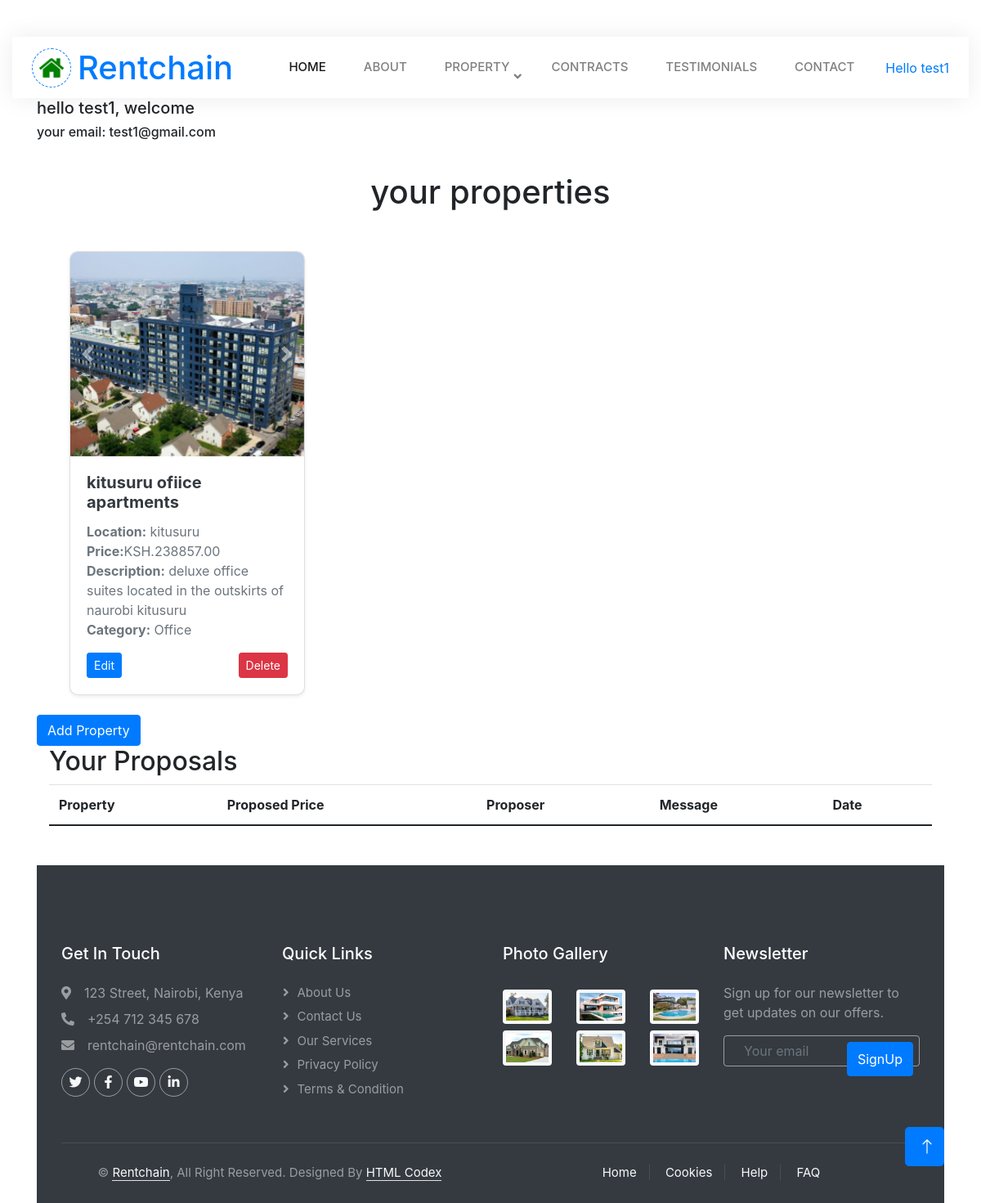
Page /landlord/dashboard/ (signed in) on the committed database.
### property_app/models.py (models this page shows, shortened)
class User(AbstractUser):
    ROLES = [
        ('client', 'Client'),
        ('landlord', 'Landlord'),
        ('admin', 'Admin'),
    ]
    role = models.CharField(max_length=10, choices=ROLES, default='client')
    groups = models.ManyToManyField(
        Group,
        related_name="custom_user_groups",  # Specify a custom related_name
        blank=True,
    )
    user_permissions = models.ManyToManyField(
        Permission,
        related_name="custom_user_permissions",  # Specify a custom related_name
        blank=True,
    )

class PropertyImage(models.Model):
    property = models.ForeignKey(Property, on_delete=models.CASCADE, related_name='images')
    image = models.ImageField(upload_to='media/property_images')
    image_id = models.CharField(max_length=5)
    uploaded_at = models.DateTimeField(auto_now_add=True)

class Property(models.Model):
    landlord = models.ForeignKey(settings.AUTH_USER_MODEL, on_delete=models.CASCADE, related_name="properties")
    name = models.CharField(max_length=255, default='test')
    description = models.TextField(default='test')
    price = models.DecimalField(max_digits=10, decimal_places=2,default='123')
    location = models.CharField(max_length=255,default='test')
    created_at = models.DateTimeField(auto_now_add=True)
    number_of_units=models.IntegerField()
    size=models.IntegerField()
    baths=models.IntegerField()
    beds=models.IntegerField()
    lease_type=[
        ('rent','Rent'),
        ('sale','Sale'),
        ('lease','Lease')
    ]
    CATEGORY_CHOICES = [
        ('apartment', 'Apartment'),
        ('villa', 'Villa'),
        ('Home', 'home'),
        ('Office', 'office'),
        ('Garage', 'garage'),
    ]
    category = models.CharField(max_length=50, choices=CATEGORY_CHOICES, default='apartment')
    t_type= models.CharField(max_length=50,choices=lease_type,default='rent')

### property_app/views.py (the view, shortened to what this page needs)
# urls.py: path('landlord/dashboard/', LandlordDashboardView.as_view(), name='landlord_dashboard'),
@method_decorator(login_required, name='dispatch')
@method_decorator(role_required('landlord'), name='dispatch')
class LandlordDashboardView(View):
    def get(self, request, *args, **kwargs):
        if getattr(request.user, 'role', None) != 'landlord':
            return redirect('login')
        properties = Property.objects.filter(landlord=request.user)
        PropertyImageFormSet = modelformset_factory(PropertyImage, form=PropertyImageForm, extra=3)
        proposals = Proposal.objects.filter(property__in=properties).select_related('proposer', 'property')
        property_form = PropertyForm()
        image_formset = PropertyImageFormSet(queryset=PropertyImage.objects.none())
        return render(request, 'landlord_dashboard.html', {
            'properties': properties,
            'property_form': property_form,
            'image_formset': image_formset,
             'proposals':proposals,
        })

### property_app/templates/landlord_dashboard.html (shortened to what this page needs)
{% extends "base.html" %}
{% block content %}
<link href="//maxcdn.bootstrapcdn.com/bootstrap/4.1.1/css/bootstrap.min.css" rel="stylesheet" id="bootstrap-css">
<div class="container emp-profile">
                            <h5>
                            hello   {{request.user.username}}, welcome
                            </h5>
                            <h6>
                            your email:  {{ request.user.email}}
                            </h6>
<h1 style="text-align: center;margin-top:40px">your properties</h1>
{% if properties%}
<div class="wrapper">
    {%for p in properties%}
 <div class="card mb-4 shadow-sm">
    <div id="propertyCarousel{{ p.id }}" class="carousel slide" data-bs-ride="carousel">
        <div class="carousel-inner">
            {% for image in p.images.all %}
                <div class="carousel-item {% if forloop.first %}active{% endif %}">
                    <img src="{{ image.image.url }}" class="d-block w-100" alt="Property Image">
                </div>
            {% endfor %}
        </div>
        <button class="carousel-control-prev" type="button" data-bs-target="#propertyCarousel{{ property.id }}" data-bs-slide="prev">
            <span class="carousel-control-prev-icon" aria-hidden="true"></span>
        </button>
        <button class="carousel-control-next" type="button" data-bs-target="#propertyCarousel{{ property.id }}" data-bs-slide="next">
            <span class="carousel-control-next-icon" aria-hidden="true"></span>
        </button>
    </div>
    <div class="card-body">
        <h5 class="card-title">{{ p.name }}</h5>
        <p class="card-text">
            <strong>Location:</strong> {{ p.location }} <br>
            <strong>Price:</strong>KSH.{{ p.price }} <br>
            <strong>Description:</strong> {{ p.description }}<br>
            <strong>Category:</strong> {{ p.category }}
        </p>
        <div class="d-flex justify-content-between align-items-center">
            {% if p.id %}
    <a href="{% url 'property_edit' p.id %}" class="btn btn-primary btn-sm">Edit</a>
{% else %}
    <span class="text-muted">Edit not available</span>
{% endif %}
            {%if p.id%}
            <form action="{% url 'property_delete' p.id %}" method="POST" style="display:inline;">
                <button type="submit" class="btn btn-danger btn-sm">Delete</button>
            </form>
            {%else%}
            <span class="text-muted">Delete not available</span>
            {%endif%}
        </div>
    </div>
</div>
{% endfor %}
</div>
{%else%}
<P>NO PROPERTIES</P>
{% endif %}
<button class="btn btn-primary" type="button" data-bs-toggle="collapse" data-bs-target="#property-form-container">
    Add Property
</button>
<div class="container">
    <h2>Your Proposals</h2>
    <table class="table">
        <thead>
            <tr>
                <th>Property</th>
                <th>Proposed Price</th>
                <th>Proposer</th>
                <th>Message</th>
                <th>Date</th>
            </tr>
        </thead>
    </table>
</div>
{%endblock%}

### property_app/templates/base.html (shortened to what this page needs)
{%load static%}
<!DOCTYPE html>
<html lang="en">
<head>
    <link href="//maxcdn.bootstrapcdn.com/bootstrap/4.1.1/css/bootstrap.min.css" rel="stylesheet" id="bootstrap-css">
    <link href="https://cdn.jsdelivr.net/npm/bootstrap@5.3.0-alpha1/dist/css/bootstrap.min.css" rel="stylesheet">
    <link href="https://cdnjs.cloudflare.com/ajax/libs/font-awesome/5.10.0/css/all.min.css" rel="stylesheet">
    <link href="https://cdn.jsdelivr.net/npm/bootstrap-icons@1.4.1/font/bootstrap-icons.css" rel="stylesheet">
    <link href="https://cdn.jsdelivr.net/npm/bootstrap@5.3.0/dist/css/bootstrap.min.css" rel="stylesheet">
    <link href="{% static "lib/animate/animate.min.css" %}"   rel="stylesheet">
    <link href= "{% static "lib/owlcarousel/assets/owl.carousel.min.css" %}" rel="stylesheet">
    <link href="{% static "bootstrap.min.css" %}" rel="stylesheet">
    <link href= "{% static "style.css" %}" rel="stylesheet">
</head>
<body>
    <div class="container-xxl bg-white p-0">
        <div class="container-fluid nav-bar bg-transparent">
            <nav class="navbar navbar-expand-lg bg-white navbar-light py-0 px-4">
                <a href="index.html" class="navbar-brand d-flex align-items-center text-center">
                    <div class="icon p-2 me-2">
                        <img class="img-fluid" src="img/favicon2.ico" alt="Icon" style="width: 30px; height: 30px;">
                    </div>
                    <h1 class="m-0 text-primary">Rentchain</h1>
                </a>
                <div class="collapse navbar-collapse" id="navbarCollapse">
                    <div class="navbar-nav ms-auto">
                        <a href="{%url 'home'%}" class="nav-item nav-link active">Home</a>
                        <a href="/Rentchain/about.html" class="nav-item nav-link">About</a>
                        <div class="nav-item dropdown">
                            <a href="#" class="nav-link dropdown-toggle" data-bs-toggle="dropdown">Property</a>
                        </div>
                        <a href="/Rentchain//contracts.html" class="nav-item nav-link">Contracts</a>
                        <div class="nav-item dropdown">
                            <a href="/Rentchain/testimonial.html" class="nav-item nav-link" >Testimonials</a>
                        </div>
                        <a href="/Rentchain/contact.html" class="nav-item nav-link">Contact</a>
                    </div>
                    {% if dashboard_url %}
    <a href="{{ dashboard_url }}">Hello {{request.user.username}}</a>
{% else %}
    <a href="/login/">Login</a>
{% endif %}
                </div>
            </nav>
        </div>
        {%block content%}
        {%endblock%}
        <div class="container-fluid bg-dark text-white-50 footer pt-5 mt-5 wow fadeIn" data-wow-delay="0.1s">
            <div class="container py-5">
                <div class="row g-5">
                    <div class="col-lg-3 col-md-6">
                        <h5 class="text-white mb-4">Get In Touch</h5>
                        <p class="mb-2"><i class="fa fa-map-marker-alt me-3"></i>123 Street, Nairobi, Kenya</p>
                        <p class="mb-2"><i class="fa fa-phone-alt me-3"></i>+254 712 345 678</p>
                        <p class="mb-2"><i class="fa fa-envelope me-3"></i>rentchain@rentchain.com</p>
                        <div class="d-flex pt-2">
                            <a class="btn btn-outline-light btn-social" href=""><i class="fab fa-twitter"></i></a>
                            <a class="btn btn-outline-light btn-social" href=""><i class="fab fa-facebook-f"></i></a>
                            <a class="btn btn-outline-light btn-social" href=""><i class="fab fa-youtube"></i></a>
                            <a class="btn btn-outline-light btn-social" href=""><i class="fab fa-linkedin-in"></i></a>
                        </div>
                    </div>
                    <div class="col-lg-3 col-md-6">
                        <h5 class="text-white mb-4">Quick Links</h5>
                        <a class="btn btn-link text-white-50" href="/Rentchain/about.html">About Us</a>
                        <a class="btn btn-link text-white-50" href="/Rentchain/contact.html">Contact Us</a>
                        <a class="btn btn-link text-white-50" href="">Our Services</a>
                        <a class="btn btn-link text-white-50" href="">Privacy Policy</a>
                        <a class="btn btn-link text-white-50" href="">Terms & Condition</a>
                    </div>
                    <div class="col-lg-3 col-md-6">
                        <h5 class="text-white mb-4">Photo Gallery</h5>
                        <div class="row g-2 pt-2">
                            <div class="col-4">
                                <img class="img-fluid rounded bg-light p-1" src="img/property-1.jpg" alt="">
                            </div>
                            <div class="col-4">
                                <img class="img-fluid rounded bg-light p-1" src="img/property-2.jpg" alt="">
                            </div>
                            <div class="col-4">
                                <img class="img-fluid rounded bg-light p-1" src="img/property-3.jpg" alt="">
                            </div>
                            <div class="col-4">
                                <img class="img-fluid rounded bg-light p-1" src="img/property-4.jpg" alt="">
                            </div>
                            <div class="col-4">
                                <img class="img-fluid rounded bg-light p-1" src="img/property-5.jpg" alt="">
                            </div>
                            <div class="col-4">
                                <img class="img-fluid rounded bg-light p-1" src="img/property-6.jpg" alt="">
                            </div>
                        </div>
                    </div>
                    <div class="col-lg-3 col-md-6">
                        <h5 class="text-white mb-4">Newsletter</h5>
                        <p>Sign up for our newsletter to get updates on our offers.</p>
                        <div class="position-relative mx-auto" style="max-width: 400px;">
                            <input class="form-control bg-transparent w-100 py-3 ps-4 pe-5" type="text" placeholder="Your email">
                            <button type="button" class="btn btn-primary py-2 position-absolute top-0 end-0 mt-2 me-2">SignUp</button>
                        </div>
                    </div>
                </div>
            </div>
            <div class="container">
                <div class="copyright">
                    <div class="row">
                        <div class="col-md-6 text-center text-md-start mb-3 mb-md-0">
                            &copy; <a class="border-bottom" href="#">Rentchain</a>, All Right Reserved.
							Designed By <a class="border-bottom" href="https://htmlcodex.com">HTML Codex</a>
                        </div>
                        <div class="col-md-6 text-center text-md-end">
                            <div class="footer-menu">
                                <a href="">Home</a>
                                <a href="">Cookies</a>
                                <a href="">Help</a>
                                <a href="">FAQ</a>
                            </div>
                        </div>
                    </div>
                </div>
            </div>
        </div>
        <a href="#" class="btn btn-lg btn-primary btn-lg-square back-to-top"><i class="bi bi-arrow-up"></i></a>
    </div>
</body>
</html>

### rows in the picture
User: user.username "test1", user.email "test1@gmail.com"
Property: name "kitusuru ofiice apartments", location "kitusuru", price "238857.00", description "deluxe office suites located in the outskirts of naurobi kitusuru", category "Office", shows "Edit", shows "Delete"
PropertyImage: image (picture)
